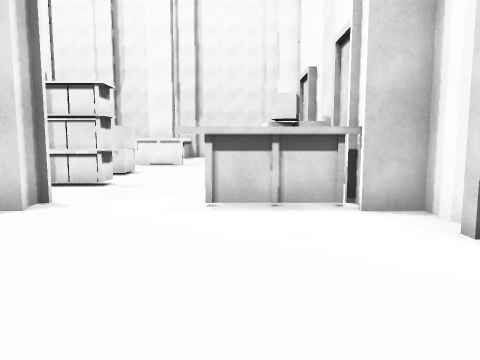
[1] (above)

24 first-person views from a walk through a 3-D level made in the Unity game engine. The camera is 1.3 m above the floor, tilts 6° down and sees 70° across. The floor is counted in squares, 1 m on a side. Each view is taken from the middle of a square. On the plan, view 1 faces up. The plan holds only what a view shows up to about 15 squares ahead; the rest is blank. The place goes on beyond the plan. The player is left out.

[2]
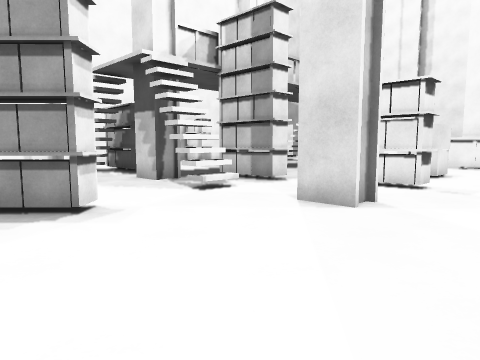

[3]
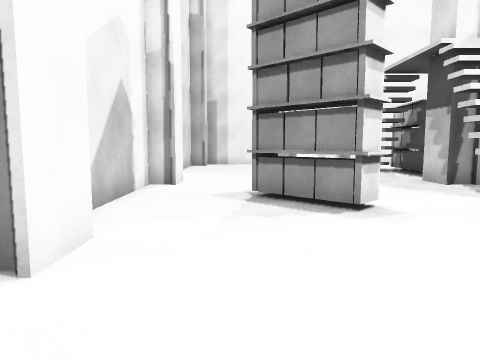

[4]
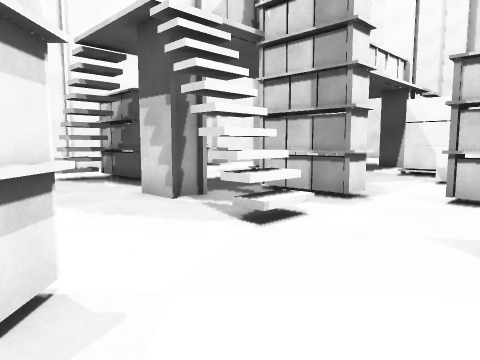

[5]
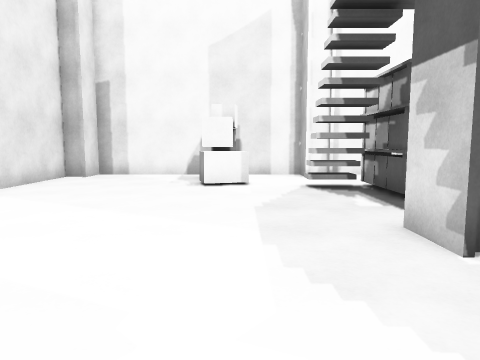

[6]
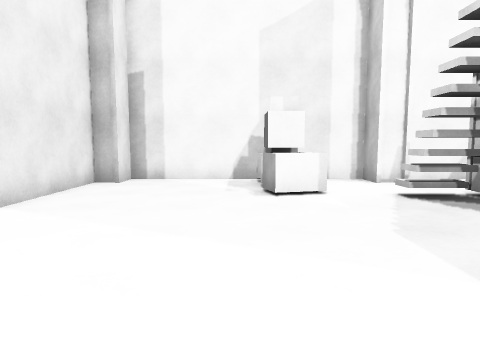

[7]
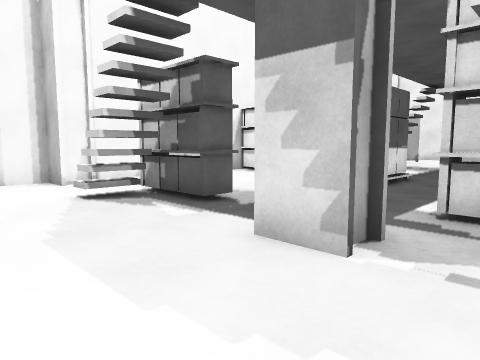

[8]
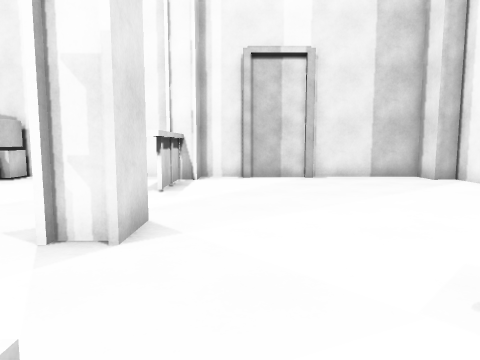

[9]
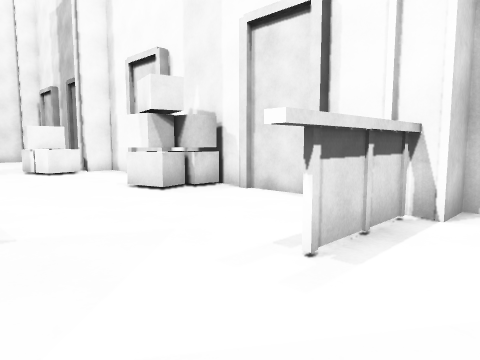

[10]
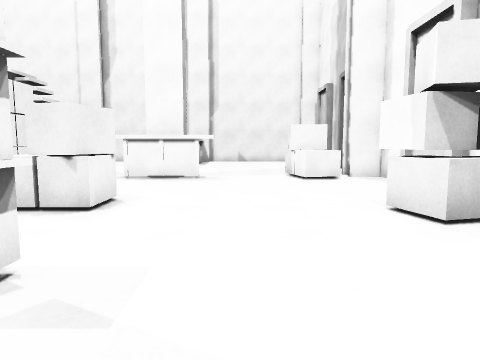

[11]
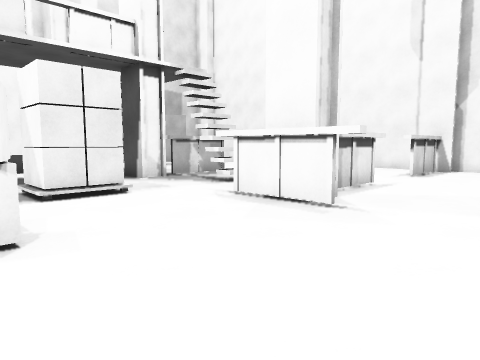

[12]
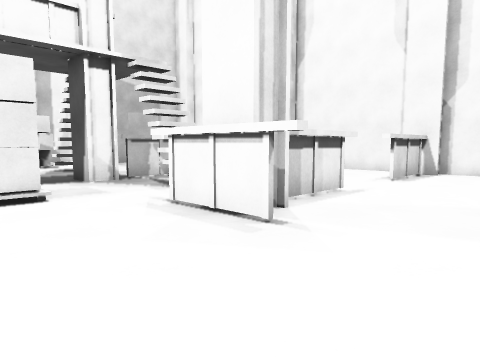

[13]
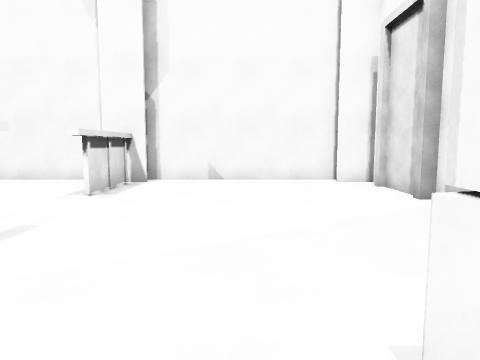

[14]
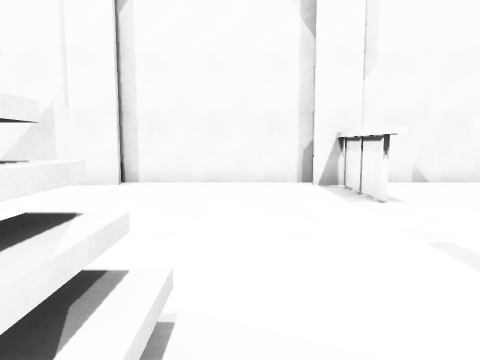

[15]
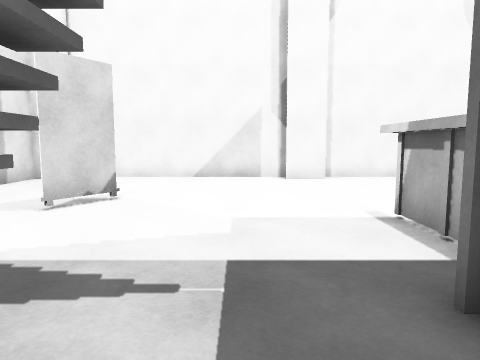

[16]
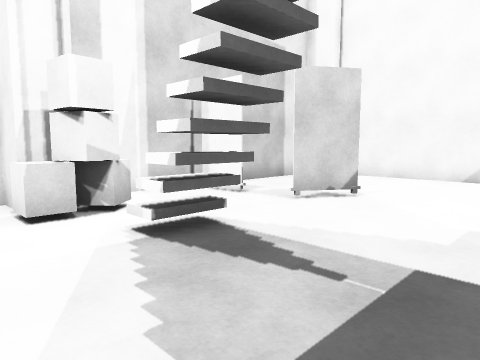

[17]
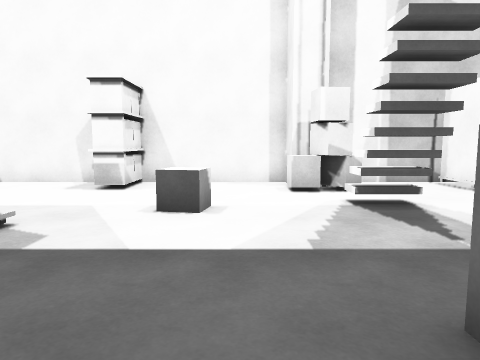

[18]
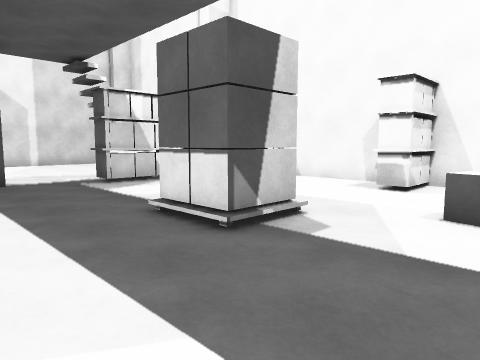

[19]
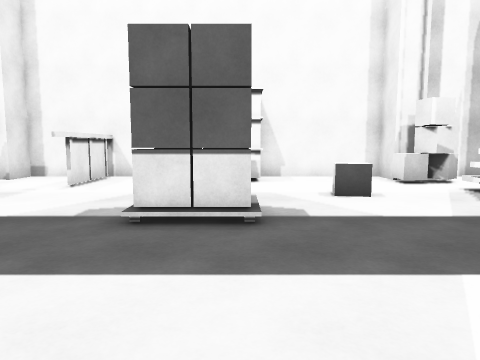

[20]
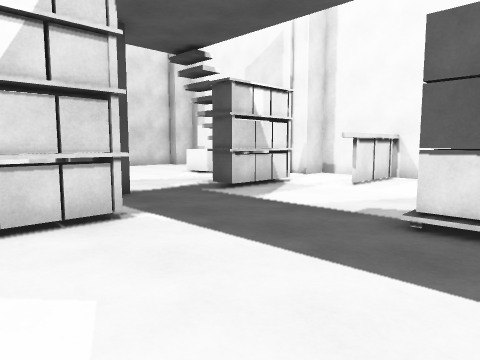

[21]
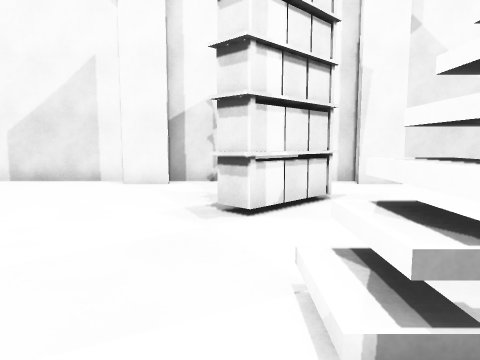

[22]
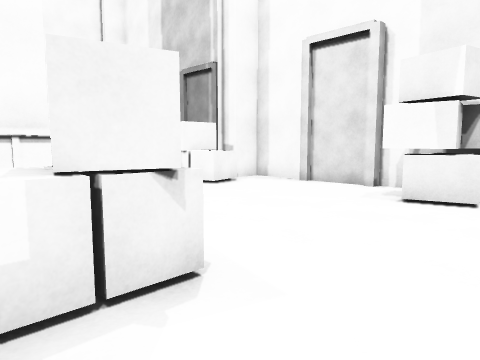

[23]
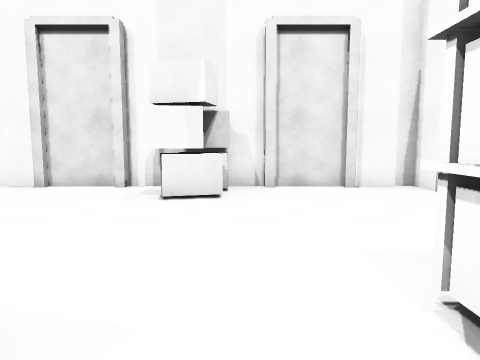

[24]
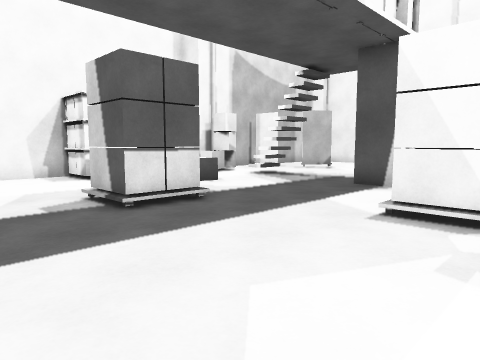

### Floor plan
Points are (right, up) in squares from view 1. A wall is a line through its corners. A room is listed if a view was taken in it or the views show most of it. See-through windows are left out.
Room 1 (views 1, 2, 3, 4, 5, 6, 7, 8, 9, 10, 11, 12, 13, 14, 15, 16, 17, 18, 19, 20, 21, 22, 23, 24)
walls: (-11.8, 21.6) (-13.4, 21.6); (-12, 7.6) (-12, 6.8); (-13.4, 7.6) (-11.8, 7.6); (-11.8, 6.6) (-13.4, 6.6); (-4.1, 21.6) (-5.8, 21.6); (-4.4, 7.6) (-4.4, 7); (-5.5, 6.8) (-5.5, 7.5); (-12.2, 24.1) (-12.2, 26.8); (-3, 21.3) (-7.1, 21.3); (-12, 25) (-12, 21.8); (-4.1, 6.6) (-5.8, 6.6); (-22.7, 15.5) (-22.7, 7.6) (-21.6, 7.6) (-21.6, 6.6) (-22.7, 6.6) (-22.7, -2) (-21.6, -2) (-21.6, -2.9) (-13.6, -2.9); (-4.8, 26.6) (-4.8, 23.2); (3.1, 12.2) (3.6, 12.2) (3.6, 16.5) (3.2, 16.5) (3.2, 16.9); (-22.8, 10.8) (-18.8, 10.8); (3.4, 16.8) (3.4, 18.9); (3.2, 18.8) (3.2, 19.2); (-21.6, 22.5) (-21.6, 21.6) (-22.7, 21.6) (-22.7, 17.4); (2.2, 7.6) (3.6, 7.6) (3.6, 9.5); (3.6, 19.4) (3.6, 21.6) (2.4, 21.6); (2.6, 21.9) (2.6, 22.5); (3.4, 9.8) (3.4, 12); (2.6, 7.2) (-1.4, 7.2); (-17.9, 28.2) (-18.9, 26.6); (-20.5, 26.6) (-22.2, 26.6); (3.2, 4.5) (3.2, 5); (3.6, 4.9) (3.6, 6.6) (2.2, 6.6); (-12, -2.1) (-12, -2.9) (-5.5, -2.9); (-13.4, -2) (-11.8, -2); (-22.7, 27) (-22.7, 23.8); (-5.8, -2) (-4.1, -2); (-11.8, 32.8) (-13.4, 32.8); (3.4, 2.4) (3.4, 4.6); (-4.8, 32.9) (-4.8, 28.9) (-4.8, 32.8); (3.6, 27.8) (3.6, 29) (3.2, 29) (3.2, 29.4); (-4.1, 32.8) (-5.8, 32.8); (-13.1, 33.5) (-20.6, 33.5); (-4, -2.9) (2.6, -2.9) (2.6, -2.2); (-5.5, 33.5) (-12.1, 33.5); (3.4, 29.6) (3.4, 31.4); (2.2, -2) (3.6, -2) (3.6, 2.1); (-22.7, 32.9) (-22.7, 28.8); (2.6, 33.5) (-4.5, 33.5); (3.6, 32.8) (2.2, 32.8)
low walls: (-19.9, 10.8) (-21.5, 10.8)
objects: shelf (-23, 16) to (-21, 17); other object (-22, 3); other object (-21, 3); box (-21, 4); box (-21, 22) to (-20, 22); box (-21, 23); box (-20, 3); box (-20, 3) to (-19, 4); box (-20, 23); shelf (-19, 8) to (-16, 9); box (-18, 19); box (-16, 14) to (-15, 15); box (-16, 16) to (-15, 16); shelf (-12, 10) to (-9, 10); shelf (-10, 0) to (-8, 3); box (-10, 17) to (-9, 18); box (-10, 19) to (-9, 19); box (-8, 15) to (-7, 16); shelf (-7, 11) to (-4, 11); box (-6, 15) to (-5, 16); box (0, 21) to (2, 23); box (1, 14) to (2, 14); box (1, 15) to (2, 15); box (3, 13); box (3, 14) to (3, 15)

Positions as (right, up) in squares from view 1, and headings:
1: (0, 0), facing up
2: (-1, 0), facing up-left
3: (-1, 0), facing left
4: (-5, 2), facing up-left
5: (-8, 4), facing left
6: (-10, 2), facing left
7: (-10, 3), facing up-left
8: (-10, 5), facing right
9: (-4, 5), facing up-right
10: (-2, 8), facing up
11: (0, 15), facing up-left
12: (0, 17), facing up-left
13: (-1, 21), facing up
14: (-8, 22), facing up
15: (-15, 20), facing up
16: (-14, 20), facing up-left
17: (-11, 20), facing left
18: (-11, 20), facing down-left
19: (-9, 16), facing left
20: (-9, 16), facing down-left
21: (-8, 9), facing down
22: (-7, 12), facing up-right
23: (-7, 13), facing right
24: (-8, 11), facing up-left
